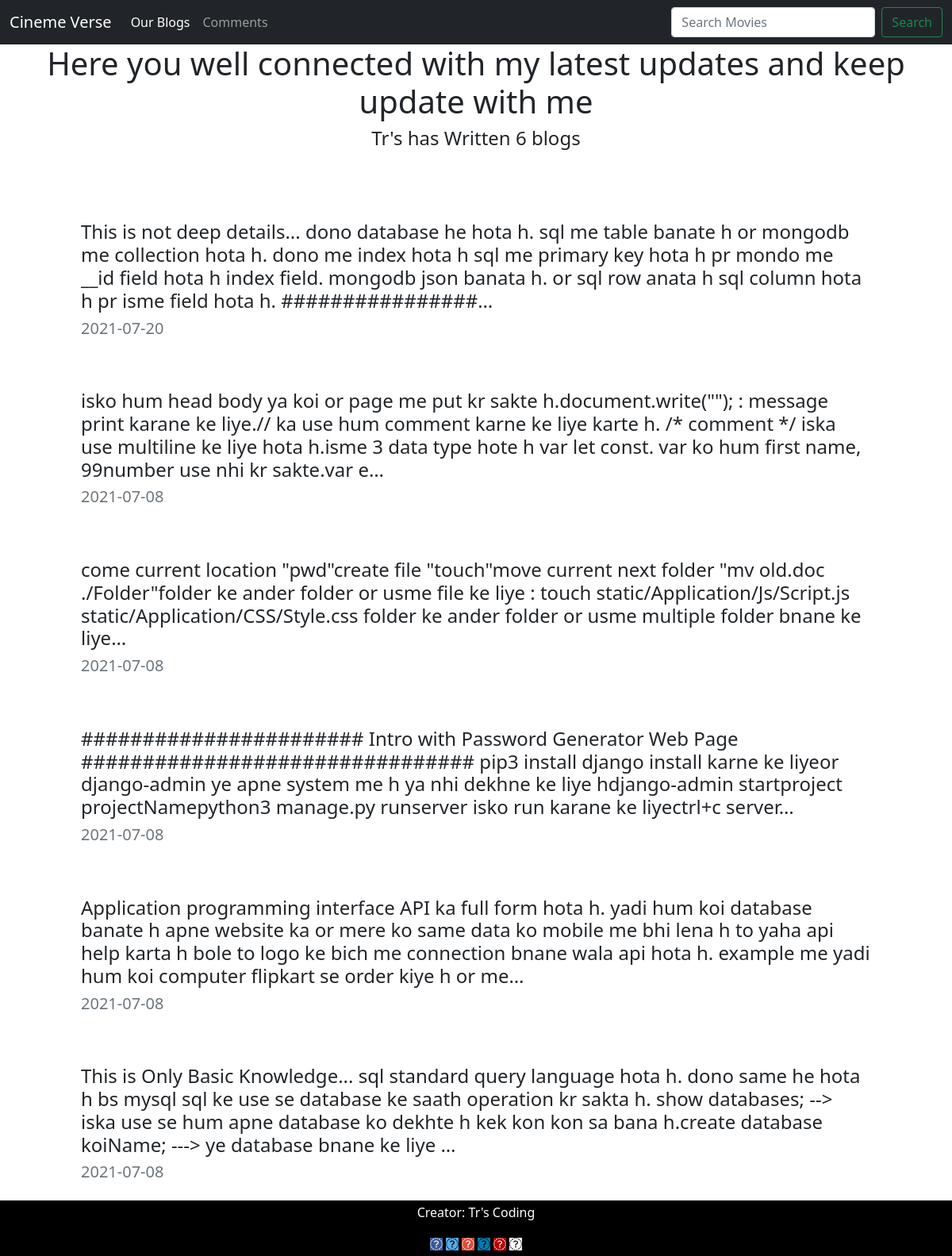
Screenshot of /blog/ with the database file from the repository.
### blog/models.py (models this page shows, shortened)
class Blog(models.Model):
	title = models.CharField(max_length = 300)
	description = models.TextField()
	image = models.ImageField(upload_to = 'homeBlog/images', blank = True)
	url = models.URLField(blank = True)
	date = models.DateField()

### blog/views.py (the view)
# urls.py: path('',views.homeBlog, name = 'homeBlog'),
def homeBlog(request):
	blogs = Blog.objects.order_by('-date')
	return render(request, 'blog/blogHome.html', {'blogs': blogs})

### blog/templates/blog/blogHome.html (shortened to what this page needs)
{% extends 'homeBlog/basic.html' %}
	{% block content %}
	<h1 id = "blogtitle" class="font-weight-bold text-center">Here you well connected with my latest updates and keep update with me</h1>
<h4 class = "text-center mb-5">Tr's has Written {{blogs.count}} blog{{blogs.count|pluralize}}</h4>
	{% for value in blogs %}
	<div class = "row justify-content-center my-3">
		<div class = "col-md-10">
		<a href="{% url 'blog:detail' value.id %}"><h3>{{value.title}}</h3></a>
		<h4>{{value.description|linebreaks|safe|striptags|truncatechars:300}}</h4>
		<h5 class = "text-muted">{{value.date|upper }}</h5>
		</div>
	</div>
	{% endfor %}
	{% endblock %}

### static/homeBlog/css/style.css (style rules this page uses)
h3 { font-family: serif; color: transparent; text-align: center; animation: effect 2s linear infinite; }
a { color: #fff; text-decoration: none; }

### rows the page displays
Blog: description "This is not deep details... dono database he hota h. sql me table banate h or mongodb me collection hota h. dono me index hota h sql me primary key hota h pr mondo me __id field hota h index field. mongodb json banata h. or sql row anata h sql column hota h pr isme field hota h. ################…", date "2021-07-20"
Blog: description "isko hum head body ya koi or page me put kr sakte h.document.write(\"\"); : message print karane ke liye.// ka use hum comment karne ke liye karte h. /* comment */ iska use multiline ke liye hota h.isme 3 data type hote h var let const. var ko hum first name, 99number use nhi kr sakte.var e…", date "2021-07-08"
Blog: description "come current location \"pwd\"create file \"touch\"move current next folder \"mv old.doc ./Folder\"folder ke ander folder or usme file ke liye : touch static/Application/Js/Script.js static/Application/CSS/Style.css folder ke ander folder or usme multiple folder bnane ke liye…", date "2021-07-08"
Blog: description "####################### Intro with Password Generator Web Page ################################ pip3 install django install karne ke liyeor django-admin ye apne system me h ya nhi dekhne ke liye hdjango-admin startproject projectNamepython3 manage.py runserver isko run karane ke liyectrl+c server…", date "2021-07-08"
Blog: description "Application programming interface API ka full form hota h. yadi hum koi database banate h apne website ka or mere ko same data ko mobile me bhi lena h to yaha api help karta h bole to logo ke bich me connection bnane wala api hota h. example me yadi hum koi computer flipkart se order kiye h or me…", date "2021-07-08"
Blog: description "This is Only Basic Knowledge... sql standard query language hota h. dono same he hota h bs mysql sql ke use se database ke saath operation kr sakta h. show databases; --> iska use se hum apne database ko dekhte h kek kon kon sa bana h.create database koiName; ---> ye database bnane ke liye …", date "2021-07-08"

### other values shown
{{ blogs.count }} "6"
